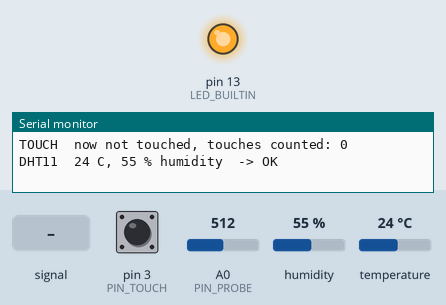
This sketch was run on a simulated Arduino Uno, built with avr-gcc and run on an emulated ATmega328P. Parts: output pins drawn as LEDs (lit = HIGH), the last lines printed to the serial monitor. Wiring (inferred from the names in the program): DHT11 sensor: data A1. Inputs (shaded band) come from the test bench; at power-on: pin 3 (PIN_TOUCH) LOW, A0 (PIN_PROBE) = 512, humidity 55 %, temperature 24 °C. Pins used as bus, display or sensor lines are not drawn.

Above: at 2.7 s.
2.8 s: A0 (PIN_PROBE) fed a 200 Hz sine of ±81 counts around its level
At 4.8 s:
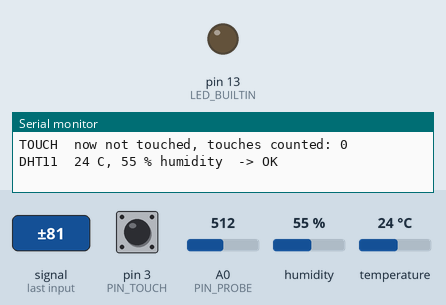
7.5 s: pin 3 (PIN_TOUCH) pulled HIGH for 1 s
11.5 s: A0 (PIN_PROBE) fed a 2 Hz sine of ±306 counts around its level
Timing chart, 0 to 23.5 s (numbered marks = the images above; inputs shaded):
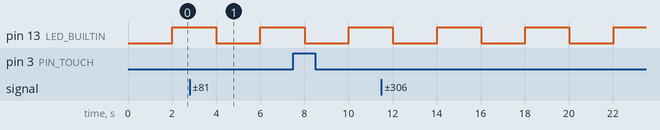

Measured:
- by itself, pin 13 (LED_BUILTIN): alternates HIGH for 2.0 s and LOW for 2.0 s

The sketch:

ewsv2_hwcheck.ino
```cpp
// ewsv2 hardware check – Arduino Uno (or clone). No extra libraries needed.
//
// Wiring (step by step with pictures in the wiring guide):
//   Touch sensor TTP223 (top edge of the Uno):   I/O -> D3,   VCC -> D4,  GND -> GND (next to pin 13)
//   DHT11 module (bottom edge):                  DATA -> A1,  VCC -> 5V, GND -> GND
//   Probe board LM393 (bottom edge):             AO -> A0,    VCC -> A2,  GND -> GND   (DO not used)
// Every part is optional: unplugged parts are reported, nothing stops.
//
// Open Tools -> Serial Monitor, set 115200 baud. A report appears every 2 seconds.
// The probe board is powered from A2 only while it is read, so the fork corrodes less in water.

#include <Arduino.h>

const uint8_t PIN_DHT = A1;            // analog pins work as digital pins too
const uint8_t PIN_TOUCH = 3;
const uint8_t PIN_TOUCH_POWER = 4;      // the touch sensor needs < 5 mA: a pin can power it
const uint8_t PIN_PROBE_POWER = A2;    // powers the probe board only while it is read
const uint8_t PIN_PROBE = A0;

unsigned long lastReport = 0;
unsigned int touches = 0;
bool lastTouch = false;
unsigned long lastChange = 0;
unsigned int reportNo = 0;

// ---------------------------------------------------------------- probe
struct ProbeReading { int on; int off; };

ProbeReading readProbe() {
  ProbeReading r;
  digitalWrite(PIN_PROBE_POWER, LOW);
  delay(5);
  long s = 0;
  for (int i = 0; i < 8; i++) s += analogRead(PIN_PROBE);
  r.off = s / 8;                       // board switched off: should read near 0
  digitalWrite(PIN_PROBE_POWER, HIGH);
  delay(50);                           // let the board settle
  s = 0;
  for (int i = 0; i < 16; i++) s += analogRead(PIN_PROBE);
  r.on = s / 16;                       // board switched on: 1023 = dry ... lower = wetter / saltier
  digitalWrite(PIN_PROBE_POWER, LOW);
  return r;
}

// ---------------------------------------------------------------- DHT11 (own reader, no library)
// returns 0 = ok, 1 = no answer (wiring), 2 = answer broken off, 3 = checksum wrong
uint16_t pulse(volatile uint8_t* port, uint8_t mask, bool level) {
  uint16_t n = 0;
  while (((*port & mask) != 0) == level) {
    if (++n >= 20000) return 0xFFFF;   // a few ms: no change, give up
  }
  return n;
}

uint8_t readDHT11(int& temperature, int& humidity) {
  static uint16_t cycles[80];
  uint8_t data[5] = {0, 0, 0, 0, 0};
  volatile uint8_t* port = portInputRegister(digitalPinToPort(PIN_DHT));
  uint8_t mask = digitalPinToBitMask(PIN_DHT);

  pinMode(PIN_DHT, INPUT_PULLUP);
  delay(2);
  pinMode(PIN_DHT, OUTPUT);            // start signal: pull the line low for 20 ms
  digitalWrite(PIN_DHT, LOW);
  delay(20);
  noInterrupts();
  pinMode(PIN_DHT, INPUT_PULLUP);        // release the line; the sensor answers after 20-40 us
  uint8_t status = 0;
  // wait for the answer (line pulled low), then its 80 us low and 80 us high
  if (pulse(port, mask, true) == 0xFFFF || pulse(port, mask, false) == 0xFFFF ||
      pulse(port, mask, true) == 0xFFFF) {
    status = 1;
  } else {
    for (uint8_t i = 0; i < 80; i += 2) {
      cycles[i] = pulse(port, mask, false);       // 50 us low before every bit
      cycles[i + 1] = pulse(port, mask, true);    // then high: ~27 us = 0, ~70 us = 1
    }
  }
  interrupts();
  if (status) return status;
  for (uint8_t i = 0; i < 40; i++) {
    uint16_t low = cycles[2 * i], high = cycles[2 * i + 1];
    if (low == 0xFFFF || high == 0xFFFF) return 2;
    data[i / 8] <<= 1;
    if (high > low) data[i / 8] |= 1;
  }
  if ((uint8_t)(data[0] + data[1] + data[2] + data[3]) != data[4]) return 3;
  humidity = data[0];
  temperature = data[2];
  return 0;
}

// ---------------------------------------------------------------- touch
void pollTouch() {
  bool now = digitalRead(PIN_TOUCH) == HIGH;
  if (now != lastTouch && millis() - lastChange > 30) {   // 30 ms debounce
    lastChange = millis();
    if (now) touches++;
    lastTouch = now;
  }
}

void setup() {
  Serial.begin(115200);
  pinMode(LED_BUILTIN, OUTPUT);
  pinMode(PIN_PROBE_POWER, OUTPUT);
  digitalWrite(PIN_PROBE_POWER, LOW);
  pinMode(PIN_TOUCH_POWER, OUTPUT);
  digitalWrite(PIN_TOUCH_POWER, HIGH);
  pinMode(PIN_TOUCH, INPUT);
  pinMode(PIN_DHT, INPUT_PULLUP);
  delay(1500);                         // DHT11 needs ~1 s after power-up
  Serial.println(F(""));
  Serial.println(F("=== ewsv2 hardware check VERSION 2 (Arduino Uno) ==="));
  Serial.println(F("Board OK: you can read this, and the small L LED blinks."));
  Serial.println(F("Pins: touch SIG=D3 VCC=D4 | DHT11 DATA=A1 VCC=5V | probe AO=A0 VCC=A2"));
  Serial.println(F("Report every 2 s. Touch the pad, dip the probe, breathe on the DHT11."));
}

void loop() {
  pollTouch();
  if (millis() - lastReport < 2000) return;
  lastReport = millis();
  reportNo++;
  digitalWrite(LED_BUILTIN, reportNo & 1);

  ProbeReading p = readProbe();
  int t = 0, h = 0;
  uint8_t d = readDHT11(t, h);

  Serial.println(F("------------------------------------------------------------"));
  Serial.print(F("report ")); Serial.print(reportNo);
  Serial.print(F("   uptime ")); Serial.print(millis() / 1000); Serial.println(F(" s"));

  Serial.print(F("PROBE  value ")); Serial.print(p.on);
  Serial.print(F(" (off: ")); Serial.print(p.off); Serial.print(F(")  -> "));
  if (p.on - p.off < 50) Serial.println(F("NOT DETECTED: check AO on A0, VCC on A2, GND on GND"));
  else if (p.on > 900) Serial.println(F("connected, DRY (in air)"));
  else if (p.on > 600) Serial.println(F("connected, DAMP"));
  else Serial.println(F("connected, WET (in water)"));

  Serial.print(F("TOUCH  now ")); Serial.print(lastTouch ? F("TOUCHED") : F("not touched"));
  Serial.print(F(", touches counted: ")); Serial.println(touches);

  Serial.print(F("DHT11  "));
  if (d == 0) {
    Serial.print(t); Serial.print(F(" C, ")); Serial.print(h); Serial.print(F(" % humidity  -> "));
    if (t >= 0 && t <= 50 && h >= 5 && h <= 100) Serial.println(F("OK"));
    else Serial.println(F("odd values: check the DATA pin"));
  } else if (d == 1) {
    Serial.println(F("NO ANSWER: check DATA on A1, VCC on 5V, GND on GND"));
  } else if (d == 2) {
    Serial.println(F("answer broken off: loose wire? (one error now and then is normal)"));
  } else {
    Serial.println(F("checksum error (one now and then is normal; every time = loose wire)"));
  }
}
```
